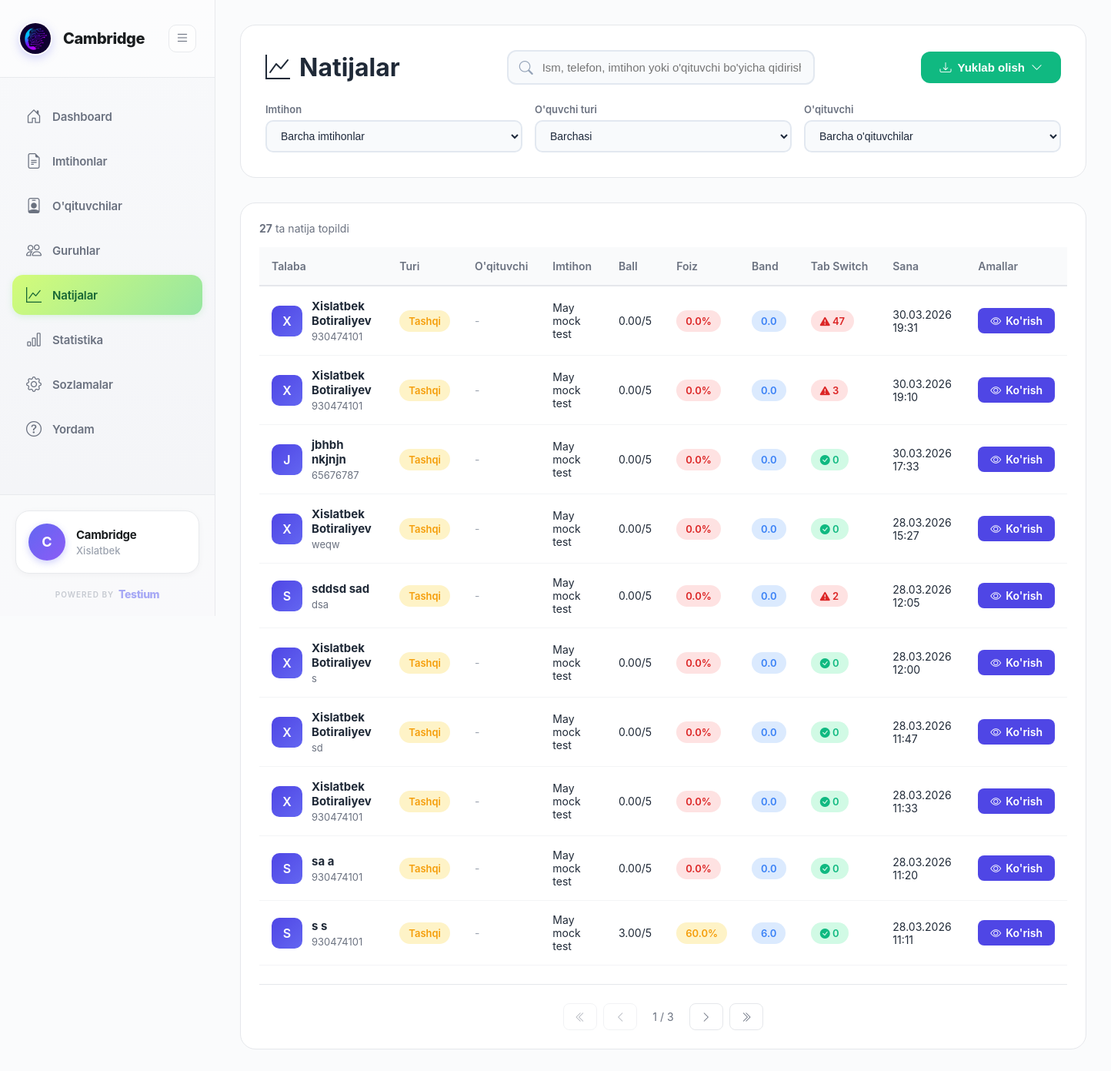
Before: /results/ (signed in) with the older database file.
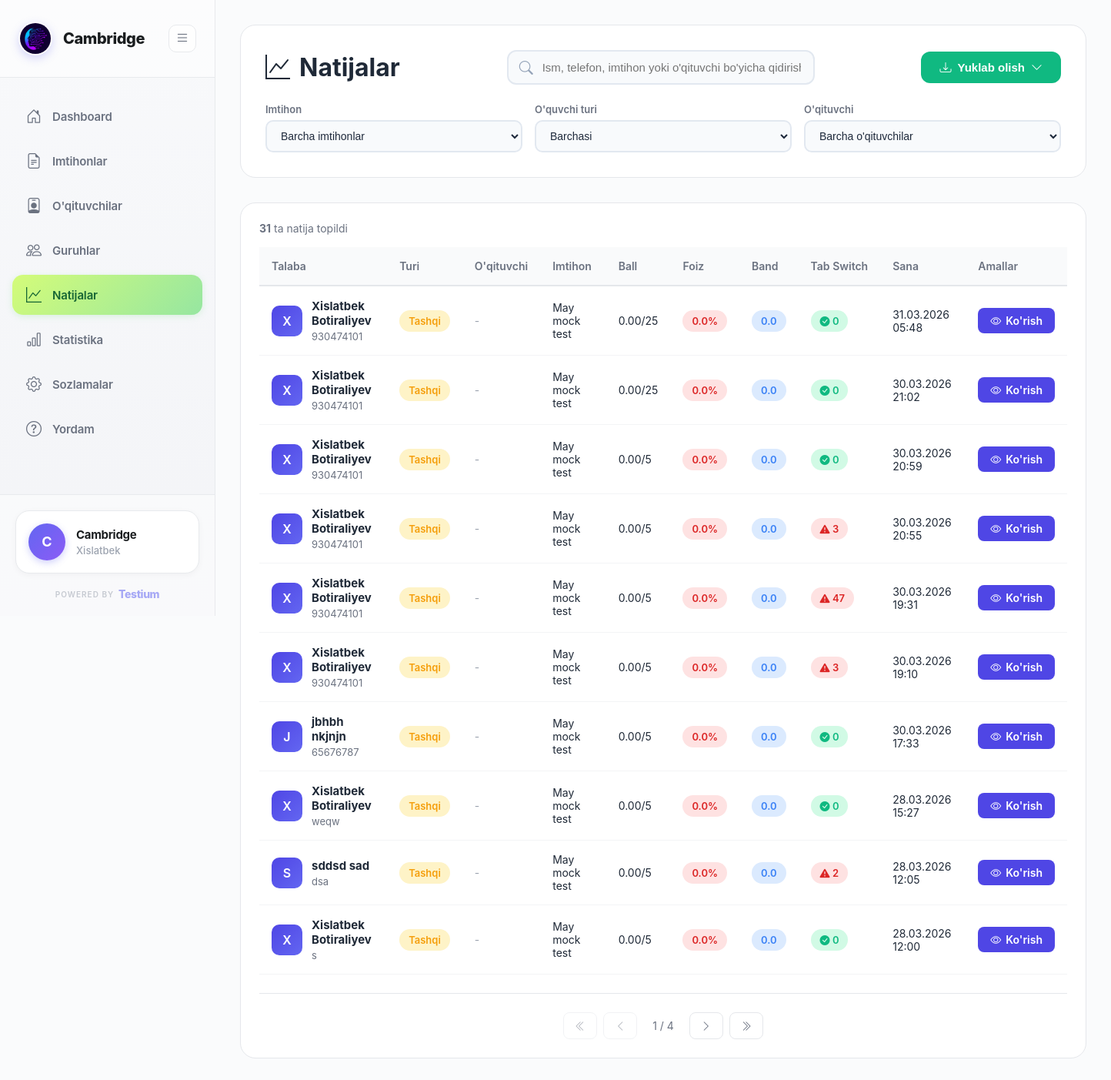
After: the same page with the newer database file.
### results/models.py (models this page shows, shortened)
class Result(models.Model):
    student = models.ForeignKey(Student, on_delete=models.CASCADE, related_name='results')
    exam = models.ForeignKey(Exam, on_delete=models.CASCADE, related_name='results')
    exam_link = models.ForeignKey(ExamLink, on_delete=models.SET_NULL, null=True, related_name='results')
    score = models.DecimalField(max_digits=5, decimal_places=2)
    total_points = models.IntegerField()
    percentage = models.DecimalField(max_digits=5, decimal_places=2)
    answers = models.JSONField(default=dict, help_text='JSON format: {"question_id": "answer"}')
    time_taken = models.IntegerField(help_text='Time taken in seconds', null=True, blank=True)
    started_at = models.DateTimeField()
    completed_at = models.DateTimeField(auto_now_add=True)
    tab_switches = models.IntegerField(default=0, help_text='Number of times student switched tabs')
    class Meta:
        db_table = 'results'
        ordering = ['-completed_at']
        indexes = [
            models.Index(fields=['exam', '-completed_at']),
            models.Index(fields=['student', '-completed_at']),
        ]
    @property
    def band_score(self):
        if self.percentage >= 90:
            return 9.0
        elif self.percentage >= 80:
            return 8.0
        elif self.percentage >= 70:
            return 7.0
        elif self.percentage >= 60:
            return 6.0
        elif self.percentage >= 50:
            return 5.0
        elif self.percentage >= 40:
            return 4.0
        elif self.percentage >= 30:
            return 3.0
        elif self.percentage >= 20:
            return 2.0
        elif self.percentage >= 10:
            return 1.0
        return 0.0

### students/models.py (models this page shows, shortened)
class Student(models.Model):
    STUDENT_TYPE_CHOICES = [
        ('institution', 'Institution Student'),
        ('external', 'External Student'),
    ]
    first_name = models.CharField(max_length=100)
    last_name = models.CharField(max_length=100)
    phone = models.CharField(max_length=20)
    telegram_username = models.CharField(max_length=100, blank=True)
    email = models.EmailField(blank=True)
    student_type = models.CharField(max_length=20, choices=STUDENT_TYPE_CHOICES, default='external')
    teacher = models.ForeignKey('organizations.Teacher', on_delete=models.SET_NULL, null=True, blank=True, related_name='students', verbose_name="O'qituvchi")
    group = models.ForeignKey('organizations.Group', on_delete=models.SET_NULL, null=True, blank=True, related_name='students', verbose_name="Guruh")
    created_at = models.DateTimeField(auto_now_add=True)
    class Meta:
        db_table = 'students'
        ordering = ['-created_at']
    @property
    def full_name(self):
        return f"{self.first_name} {self.last_name}"

### exams/models.py (models this page shows, shortened)
class Exam(models.Model):
    organization = models.ForeignKey(settings.AUTH_USER_MODEL, on_delete=models.CASCADE, related_name='exams')
    title = models.CharField(max_length=255)
    description = models.TextField(blank=True)
    duration = models.IntegerField(help_text='Duration in minutes')
    is_active = models.BooleanField(default=True)
    created_at = models.DateTimeField(auto_now_add=True)
    updated_at = models.DateTimeField(auto_now=True)
    class Meta:
        db_table = 'exams'
        ordering = ['-created_at']

### results/views_mvt.py (the view, shortened to what this page needs)
@login_required
def results_list_view(request):
    from django.core.paginator import Paginator
    from django.db.models import Q
    results = Result.objects.filter(exam__organization=request.user).select_related('student', 'exam', 'student__teacher')
    search_query = request.GET.get('search', '').strip()
    exam_id = request.GET.get('exam_id')
    if exam_id:
        results = results.filter(exam_id=exam_id)
    student_type = request.GET.get('student_type')
    if student_type:
        results = results.filter(student__student_type=student_type)
    teacher_id = request.GET.get('teacher_id')
    if teacher_id:
        results = results.filter(student__teacher_id=teacher_id)
    results = results.order_by('-completed_at')
    paginator = Paginator(results, 10)  # 10 results per page
    page_number = request.GET.get('page', 1)
    page_obj = paginator.get_page(page_number)
    from exams.models import Exam
    from organizations.models import Teacher
    exams = Exam.objects.filter(organization=request.user)
    teachers = Teacher.objects.filter(organization=request.user, is_active=True)
    context = {
        'results': page_obj,
        'page_obj': page_obj,
        'exams': exams,
        'teachers': teachers,
        'selected_exam_id': exam_id,
        'selected_student_type': student_type,
        'selected_teacher_id': teacher_id,
        'search_query': search_query,
        'total_results': paginator.count
    }
    return render(request, 'results/results_list.html', context)

### organizations/context_processors.py (called while the page is built)
def organization_settings(request):
    if request.user.is_authenticated and hasattr(request.user, 'settings'):
        return {
            'org_settings': request.user.settings
        }
    return {}

### organizations/models.py (called while the page is built)
    @property
    def full_name(self):
        return f"{self.first_name} {self.last_name}"

### templates/results/results_list.html (shortened to what the changed rows need)
{% extends 'base.html' %}
{% block content %}
<div class="page-container">
    <div class="page-header">
        <div class="header-top">
            <h1 class="page-title">
                <i class="bi bi-graph-up"></i>
                Natijalar
            </h1>
        </div>
    </div>
    <div class="results-card">
        {% if results %}
        <div class="results-count">
            <strong>{{ total_results }}</strong> ta natija topildi
        </div>
        <div class="table-container">
            <table class="results-table">
                <thead>
                    <tr>
                        <th>Talaba</th>
                        <th>Turi</th>
                        <th>O'qituvchi</th>
                        <th>Imtihon</th>
                        <th>Ball</th>
                        <th>Foiz</th>
                        <th>Band</th>
                        <th>Tab Switch</th>
                        <th>Sana</th>
                        <th>Amallar</th>
                    </tr>
                </thead>
                <tbody>
                    {% for result in results %}
                    <tr>
                        <td>
                            <div class="student-info">
                                <div class="student-avatar">
                                    {{ result.student.full_name|first|upper }}
                                </div>
                                <div class="student-details">
                                    <strong>{{ result.student.full_name }}</strong>
                                    <small>{{ result.student.phone }}</small>
                                </div>
                            </div>
                        </td>
                        <td>
                            <span class="score-badge {% if result.student.student_type == 'institution' %}score-excellent{% else %}score-good{% endif %}">
                                {% if result.student.student_type == 'institution' %}Muassasa{% else %}Tashqi{% endif %}
                            </span>
                        </td>
                        <td>
                            {% if result.student.teacher %}
                                {{ result.student.teacher.full_name }}
                            {% else %}
                                <span style="color: #9ca3af;">-</span>
                            {% endif %}
                        </td>
                        <td>{{ result.exam.title }}</td>
                        <td>{{ result.score }}/{{ result.total_points }}</td>
                        <td>
                            <span class="score-badge {% if result.percentage >= 70 %}score-excellent{% elif result.percentage >= 50 %}score-good{% else %}score-poor{% endif %}">
                                {{ result.percentage|floatformat:1 }}%
                            </span>
                        </td>
                        <td>
                            <span class="band-badge">{{ result.band_score }}</span>
                        </td>
                        <td>
                            {% if result.tab_switches > 0 %}
                                <span class="score-badge score-poor">
                                    <i class="bi bi-exclamation-triangle-fill"></i> {{ result.tab_switches }}
                                </span>
                            {% else %}
                                <span class="score-badge score-excellent">
                                    <i class="bi bi-check-circle-fill"></i> 0
                                </span>
                            {% endif %}
                        </td>
                        <td>{{ result.completed_at|date:"d.m.Y H:i" }}</td>
                        <td>
                            <a href="{% url 'result_detail' result.pk %}" class="btn-view">
                                <i class="bi bi-eye"></i>
                                Ko'rish
                            </a>
                        </td>
                    </tr>
                    {% endfor %}
                </tbody>
            </table>
        </div>
        {% if page_obj.has_other_pages %}
        <div class="pagination">
            {% if page_obj.has_previous %}
                <a href="?page=1{% if search_query %}&search={{ search_query }}{% endif %}{% if selected_exam_id %}&exam_id={{ selected_exam_id }}{% endif %}{% if selected_student_type %}&student_type={{ selected_student_type }}{% endif %}{% if selected_teacher_id %}&teacher_id={{ selected_teacher_id }}{% endif %}" class="page-btn">
                    <i class="bi bi-chevron-double-left"></i>
                </a>
                <a href="?page={{ page_obj.previous_page_number }}{% if search_query %}&search={{ search_query }}{% endif %}{% if selected_exam_id %}&exam_id={{ selected_exam_id }}{% endif %}{% if selected_student_type %}&student_type={{ selected_student_type }}{% endif %}{% if selected_teacher_id %}&teacher_id={{ selected_teacher_id }}{% endif %}" class="page-btn">
                    <i class="bi bi-chevron-left"></i>
                </a>
            {% else %}
                <span class="page-btn disabled">
                    <i class="bi bi-chevron-double-left"></i>
                </span>
                <span class="page-btn disabled">
                    <i class="bi bi-chevron-left"></i>
                </span>
            {% endif %}
            <span class="page-info">
                {{ page_obj.number }} / {{ page_obj.paginator.num_pages }}
            </span>
            {% if page_obj.has_next %}
                <a href="?page={{ page_obj.next_page_number }}" class="page-btn">
                    <i class="bi bi-chevron-right"></i>
                </a>
                <a href="?page={{ page_obj.paginator.num_pages }}" class="page-btn">
                    <i class="bi bi-chevron-double-right"></i>
                </a>
            {% endif %}
        </div>
        {% endif %}
        {% endif %}
    </div>
</div>
{% endblock %}

Changed rows visible on the page:
no longer on this page (row unchanged): Result: student.full_name|first "X", student.full_name "Xislatbek Botiraliyev", student.phone "sd", shows "Tashqi", exam "May mock test", score "0.00", total_points "5", percentage "0.0", band_score "0.0", tab_switches 0 (drawn), completed_at "28.03.2026 11:47"
no longer on this page (row unchanged): Result: student.full_name|first "X", student.full_name "Xislatbek Botiraliyev", student.phone "930474101", shows "Tashqi", exam "May mock test", score "0.00", total_points "5", percentage "0.0", band_score "0.0", tab_switches 0 (drawn), completed_at "28.03.2026 11:33"
no longer on this page (row unchanged): Result: student.full_name|first "S", student.full_name "sa a", student.phone "930474101", shows "Tashqi", exam "May mock test", score "0.00", total_points "5", percentage "0.0", band_score "0.0", tab_switches 0 (drawn), completed_at "28.03.2026 11:20"
no longer on this page (row unchanged): Result: student.full_name|first "S", student.full_name "s s", student.phone "930474101", shows "Tashqi", exam "May mock test", score "3.00", total_points "5", percentage "60.0", band_score "6.0", tab_switches 0 (drawn), completed_at "28.03.2026 11:11"
added Result: student.full_name|first "X", student.full_name "Xislatbek Botiraliyev", student.phone "930474101", shows "Tashqi", exam "May mock test", score "0.00", total_points "25", percentage "0.0", band_score "0.0", tab_switches 0 (drawn), completed_at "31.03.2026 05:48"
added Result: student.full_name|first "X", student.full_name "Xislatbek Botiraliyev", student.phone "930474101", shows "Tashqi", exam "May mock test", score "0.00", total_points "25", percentage "0.0", band_score "0.0", tab_switches 0 (drawn), completed_at "30.03.2026 21:02"
added Result: student.full_name|first "X", student.full_name "Xislatbek Botiraliyev", student.phone "930474101", shows "Tashqi", exam "May mock test", score "0.00", total_points "5", percentage "0.0", band_score "0.0", tab_switches 0 (drawn), completed_at "30.03.2026 20:59"
added Result: student.full_name|first "X", student.full_name "Xislatbek Botiraliyev", student.phone "930474101", shows "Tashqi", exam "May mock test", score "0.00", total_points "5", percentage "0.0", band_score "0.0", tab_switches "3", completed_at "30.03.2026 20:55"
Other visible differences:
{{ total_results }}: "27" → "31"
{{ page_obj.paginator.num_pages }}: "3" → "4"
